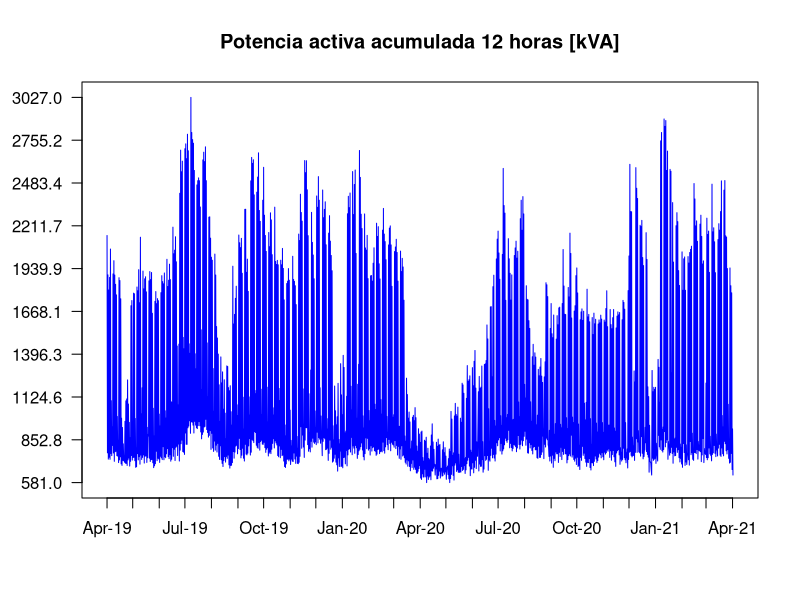
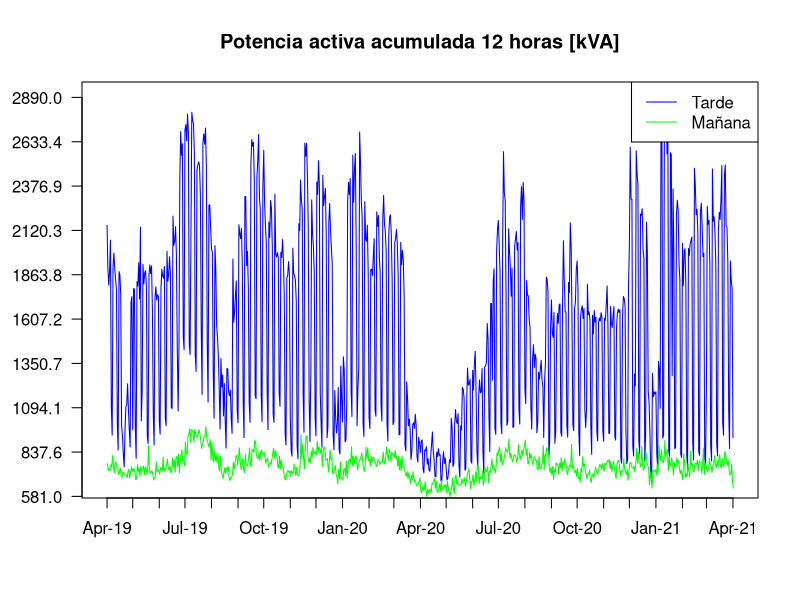
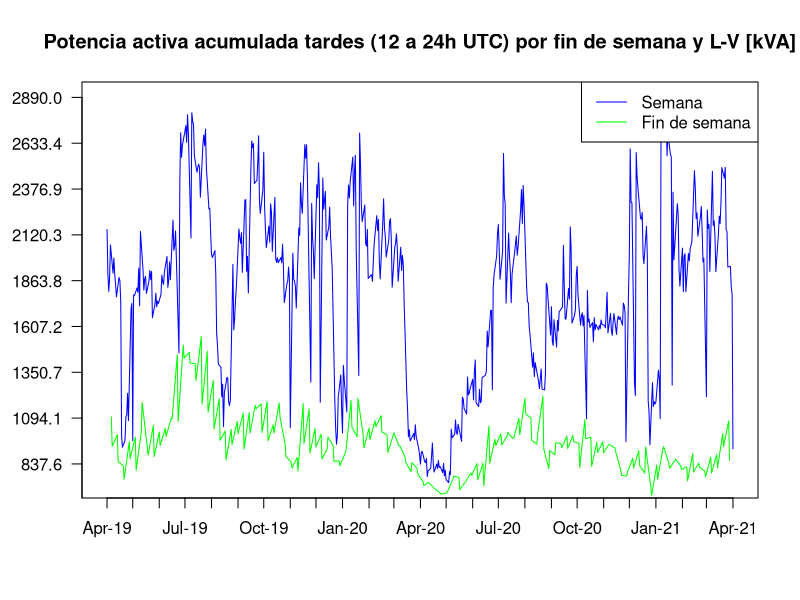
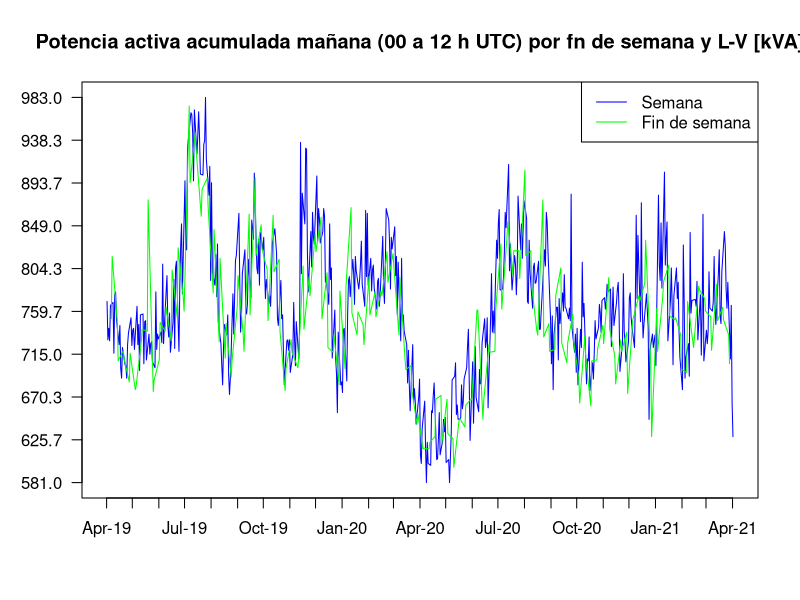

Source code (R) for these figures, in order: (Note: this script raises an error after producing the figures.)
## ---- chunk 1
knitr::opts_chunk$set(echo = TRUE)
## ---- chunk 2
# Por si queremos asegurarnos que los meses se escriben en castellano
#Sys.setlocale("LC_TIME", "es_ES.UTF-8")
# Es un csv
serie <- read.csv(file = 'data/potencia.csv', sep = ';')
# La marca de tiempo está en hora legal española, así que 
# siguiendo las buenas prácticas, la convertimos a UTC
t <- as.POSIXct(serie$Time, format = "%Y-%m-%dT%H:%M:%S", tz = "Europe/Madrid")
t <- as.POSIXlt(t, format = "%Y-%m-%dT%H:%M:%S", tz = "GMT")
# También construimos un vector con los valores de potencia activa acumulada
VA <- as.numeric(serie$Value)
# Finalmente un dibujo para comprender mejor la serie
plot(t, VA, type="l", main = "Potencia activa acumulada 12 horas [kVA]", 
     col="blue", xaxt="n", yaxt="n", xlab = "", ylab = "")
axis.POSIXct(side = 1, at = seq(min(t), max(t), by = "months"), format = "%b-%y", las = 1)
yticks <- seq(min(VA), max(VA), length.out = 10)
axis(side = 2, at = yticks, labels = formatC(yticks / 1000, format = "f", digits = 1), las = 2)
## ---- chunk 3
min(t); max(t); length(t)
## ---- chunk 4
serie <- read.csv(file = 'data/potencia_corr.csv', sep = ';')
t <- as.POSIXct(serie$Time, format = "%Y-%m-%dT%H:%M:%S", tz = "Europe/Madrid")
t <- as.POSIXlt(t, format = "%Y-%m-%dT%H:%M:%S", tz = "GMT")
VA <- as.numeric(serie$Value)
## ---- chunk 5
# Cual es el intervalo de VA?
c(min(VA), max(VA))
## ---- chunk 6
# Veamos cuales son los cuartiles
quar <- quantile(VA)
# Calculamos la amplitud entre el segundo y cuarto (25% y 75%)
upperq = quar[4]
lowerq = quar[2]
iqam = upperq - lowerq
# Será nuestra referencia para calcular los límites *razonables*
# Un criterio común es tolerar un +150% del valor inter-cuartil 25%-75%
upperbound = upperq + (1.5 * iqam)
lowerbound = max(lowerq - (1.5 * iqam), 0)
result <- which(VA > upperbound | VA < lowerbound)
print(result)
## ---- chunk 7
print(cbind(result, VA[result]))
## ---- chunk 8
if(length(result) > 0) {
  # poblaremos una matriz de n filas y 3 columnas
  # columna 1: índice del vecino a su izquierda 
  # columna 2: índice de la muestra a reemplazar (*outlier*)
  # columna 3: índice del vecino a su derecha
  neighbours <- array(NA, dim = c(length(result), 3))
  j = 1
  for(i in result) {
    neighbours[j, 1] = i - 2
    neighbours[j, 2] = i
    neighbours[j, 3] = i + 2
    j = j + 1
  }
  # Vigilamos que el primer vecino no se salga del índice
  if(neighbours[1, 1] < 1) 
    neighbours[1, 1] = 1
  # Vigilamos que el último vecino tampoco no se salga del índice
  if(neighbours[nrow(neighbours), 3] > length(VA)) 
    neighbours[nrow(neighbours), 3] = length(VA)
  print(neighbours)
}
## ---- chunk 9
if(nrow(neighbours) > 0) {
  print(array(VA[neighbours], dim = c(nrow(neighbours), 3)))
  }
## ---- chunk 10
if(nrow(neighbours) > 0) {
  for(i in 1:nrow(neighbours)) {
    # Hacemos la media de las dos lecturas 
    # usando la división entera, porque la serie 
    # no tiene valores decimales
    VA[neighbours[2]] = (VA[neighbours[1]] + VA[neighbours[3]]) %/% 2 
  }
  print(array(VA[neighbours], dim = c(nrow(neighbours), 3)))
}
## ---- chunk 11
# Convertimos a UTC para filtrar las lecturas
# Y construimos dos vectores auxiliares para distinguir 
# los consumos de mañana y tarde
tarde <- t$hour == 0 # 00h UTC
manana <- tarde == F
# Otra representación de ambos consumos nos puede ayudar
plot(t[tarde], VA[tarde], type="l", 
     main = "Potencia activa acumulada 12 horas [kVA]", 
     col="blue", xaxt="n", yaxt="n", 
     ylab="", xlab="")
lines(t[manana], VA[manana],col="green")
axis.POSIXct(side = 1, at = seq(min(t), max(t), by = "months"), format = "%b-%y", las = 1)
yticks <- seq(min(VA), max(VA), length.out=10)
axis(side = 2, at = yticks, labels = formatC(yticks / 1000, format = "f", digits = 1), las = 2)
legend("topright", legend=c("Tarde", "Mañana"), lty=1, col=c("blue", "green"))
## ---- chunk 12
# Construimos unos vectores para poder filtrar el fin de semana y los laborables
# lunes a viernes
weekend <- t$wday %in% c(0, 6)
weekday <- weekend == F
plot(t[tarde & weekday], VA[tarde & weekday], type="l", 
     main = "Potencia activa acumulada tardes (12 a 24h UTC) por fin de semana y L-V [kVA]", 
     col = "blue", xaxt = "n", yaxt = "n", 
     ylab = "", xlab = "")
lines(t[tarde & weekend], VA[tarde & weekend], col = "green")
axis.POSIXct(side = 1, at = seq(min(t), max(t), by = "months"), format = "%b-%y", las = 1)
yticks <- seq(min(VA), max(VA), length.out=10)
axis(side = 2, at = yticks, labels = formatC(yticks / 1000, format = "f", digits = 1), las = 2)
legend("topright", legend=c("Semana", "Fin de semana"), lty=1, col=c("blue", "green"))
## ---- chunk 13
plot(t[manana & weekday], VA[manana & weekday], type="l",
     main = "Potencia activa acumulada mañana (00 a 12 h UTC) por fn de semana y L-V [kVA]", 
     col="blue", xaxt="n", yaxt="n", 
     ylab="", xlab="")
lines(t[manana & weekend], VA[manana & weekend],col="green")
axis.POSIXct(1,at=seq(min(t), max(t), by="months"), format="%b-%y", las = 1)
yticks <- seq(min(VA), max(VA[manana & weekday]), length.out=10)
axis(2, at=yticks, labels=formatC(yticks / 1000, format="f", digits = 1), las = 2)
legend("topright", legend=c("Semana", "Fin de semana"), lty=1, col=c("blue", "green"))
## ---- chunk 14
num_semana = data.frame(week=strftime(t,format="%W"))
datef= data.frame(date=strftime(t,format="%Y-%d-%d"))
year = data.frame(year=strftime(t,format="%Y"))
tardef = data.frame(tarde=tarde)
weekdayf = data.frame(weekday=weekday)
VA_agg = aggregate(VA, by=c(num_semana, year, tardef, weekdayf), FUN=sum)
VA_agg$date <- as.Date((c(VA_agg$week) - 1)*7 + (c(VA_agg$year) - 1)*365, origin = "2018/12/31")
VA_tarde_semana = VA_agg[(VA_agg$tarde==TRUE & VA_agg$weekday==TRUE), ]
VA_tarde_finsemana = VA_agg[(VA_agg$tarde==TRUE & VA_agg$weekday==FALSE), ]

plot(VA_tarde_semana$date, VA_tarde_semana$x/VA_tarde_semana$x[1], type="l",
     main = "Potencia activa acumulada relativa al inicio de la serie", 
     col="blue", xaxt="n", ylab="1 = Consumo al inicio de abril 2019", xlab="")
lines(VA_tarde_finsemana$date, VA_tarde_finsemana$x/VA_tarde_finsemana$x[1],col="green")
axis.Date(1,at=seq(min(VA_agg$date), max(VA_agg$date), by="months"), format="%b-%y")
legend("topright", legend=c("Semana tarde", "Fin de semana tarde"), lty=1, col=c("blue", "green"))
## ---- chunk 15
VA_aggr2 = aggregate(VA, by=c(num_semana, year), FUN=sum)
VA2019 = VA_aggr2[(VA_aggr2$year == 2019),]
VA2020 = VA_aggr2[(VA_aggr2$year == 2020),]
VA2021 = VA_aggr2[(VA_aggr2$year == 2021),]
plot(c(VA2020$week), VA2020$x, type="l",
     main = "Potencia activa por año", 
     col="green", ylab="VA", xlab="Número de semana", 
     ylim=c(min(VA2021$x),max(VA2019$x)))
lines(VA2019$week, VA2019$x,col="blue")
lines(VA2021$week, VA2021$x,col="red")
legend("topright", legend=c("2019", "2020", "2021"), lty=1, col=c("blue", "green", "red"))
## ---- chunk 16
# Construcción de la serie de un año BAU
VA_BAU = VA[t$year == 119 | (t$year == 120 & (t$mon < 2)) | (t$year == 121 & (t$mon >= 2))]
VA_BAU = VA_BAU[1:728] # 52 semanas justas
t_BAU = t[t$year == 119 | (t$year == 120 & (t$mon < 2)) | (t$year == 121 & (t$mon >= 2))]
t_BAU = t_BAU[1:728] # 52 semanas justas
nday = strftime(t_BAU,format="%j")
VA_BAU = VA_BAU[order(nday)]
VA_BAU_avg <- filter(VA_BAU, filter = rep(1/14,14), circular = TRUE)
day_month = as.Date(rep(c(1:364),each=2), origin = "2020/12/31") # El año nos da igual
plot(day_month, VA_BAU_avg, type="l")
## ---- chunk 17
#Creación de las dummies
vacaciones_dummy_avg = (VA_BAU_avg < 10e5)*1
vacaciones_dummy_avg <- filter(vacaciones_dummy_avg, filter = rep(1/14,14), circular = TRUE)

month_avg = as.integer(strftime(day_month,format="%m"))
m1_dummy_avg = (month_avg == 1)*1; m1_dummy_avg = filter(m1_dummy_avg, filter=rep(1/14,14), circular = TRUE)
m3_dummy_avg = (month_avg == 3)*1; m3_dummy_avg = filter(m3_dummy_avg, filter=rep(1/14,14), circular = TRUE)
m5_dummy_avg = (month_avg == 5)*1; m5_dummy_avg = filter(m5_dummy_avg, filter=rep(1/14,14), circular = TRUE)
m7_dummy_avg = (month_avg == 7)*1; m7_dummy_avg = filter(m7_dummy_avg, filter=rep(1/14,14), circular = TRUE)
m9_dummy_avg = (month_avg == 9)*1; m9_dummy_avg = filter(m9_dummy_avg, filter=rep(1/14,14), circular = TRUE)
m11_dummy_avg = (month_avg == 11)*1; m11_dummy_avg = filter(m11_dummy_avg, filter=rep(1/14,14), circular = TRUE)
## ---- chunk 18
# AVERAGE
t = rep(c(1:364),each=2)
t2=t^2;t3=t^3;t4=t^4;t5=t^5;t6=t^6;t8=t^8;t10=t^10;t12=t^12;t14=t^14;t16=t^16
quadraticmodel <- lm(VA_BAU_avg~t+t2+t3+t4+t5+t6+t8+t10+t12+t14+t16+
                     vacaciones_dummy_avg+m1_dummy_avg+m3_dummy_avg+m5_dummy_avg+m7_dummy_avg+m9_dummy_avg+m11_dummy_avg)
plot(day_month, VA_BAU_avg, type="l", main = "Potencia activa", ylab="va")
lines(day_month, quadraticmodel$fit, col=2, lwd=2)
## ---- chunk 19
t <- as.POSIXlt(serie$Time, format = "%Y-%m-%dT%H:%M:%S")
VA_BAU_test = VA[t$year == 121 & (t$mon <= 1)]
VA_BAU_test = VA_BAU_test[1:112]
VA_BAU_test_avg<-filter(VA_BAU_test,filter=rep(1/14,14), circular = TRUE)

idx = length(VA_BAU_test)
t_BAU_test = t[t$year == 121 & (t$mon <= 1)]
t_BAU_test = t_BAU_test[1:112]

t = rep(c(1:(idx/2)),each=2)
t2=t^2;t3=t^3;t4=t^4;t5=t^5;t6=t^6;t8=t^8;t10=t^10;t12=t^12;t14=t^14;t16=t^16
m1_dummy_avg = m1_dummy_avg[1:idx]
m3_dummy_avg = m3_dummy_avg[1:idx]
m5_dummy_avg = m5_dummy_avg[1:idx]
m7_dummy_avg = m7_dummy_avg[1:idx]
m9_dummy_avg = m9_dummy_avg[1:idx]
m11_dummy_avg = m11_dummy_avg[1:idx]
vacaciones_dummy_avg = vacaciones_dummy_avg[1:idx]
testdata = data.frame(t,t2,t3,t4,t5,t6,t8,t10,t12,t14,t16,vacaciones_dummy_avg,m1_dummy_avg,m3_dummy_avg,m5_dummy_avg,
                      m7_dummy_avg,m9_dummy_avg,m11_dummy_avg)
VA_BAU_test_pred = predict(quadraticmodel, testdata)
day_month = as.Date(t, origin = "2020/12/31") # El año nos da igual
plot(day_month,VA_BAU_test_pred,type="l",col="blue",ylim=c(min(VA_BAU_test_pred),max(VA_BAU_test_avg)))
lines(day_month,VA_BAU_test_avg,col="red")
legend("topright", legend=c("Actual", "Predicted"), lty=1, col=c("red", "blue"))
## ---- chunk 20
sum(abs((VA_BAU_test_pred-VA_BAU_test_avg)/VA_BAU_test_avg))/idx*100 #MAPE
sum(abs((VA_BAU_test_pred-VA_BAU_test_avg)))/idx #MAD
